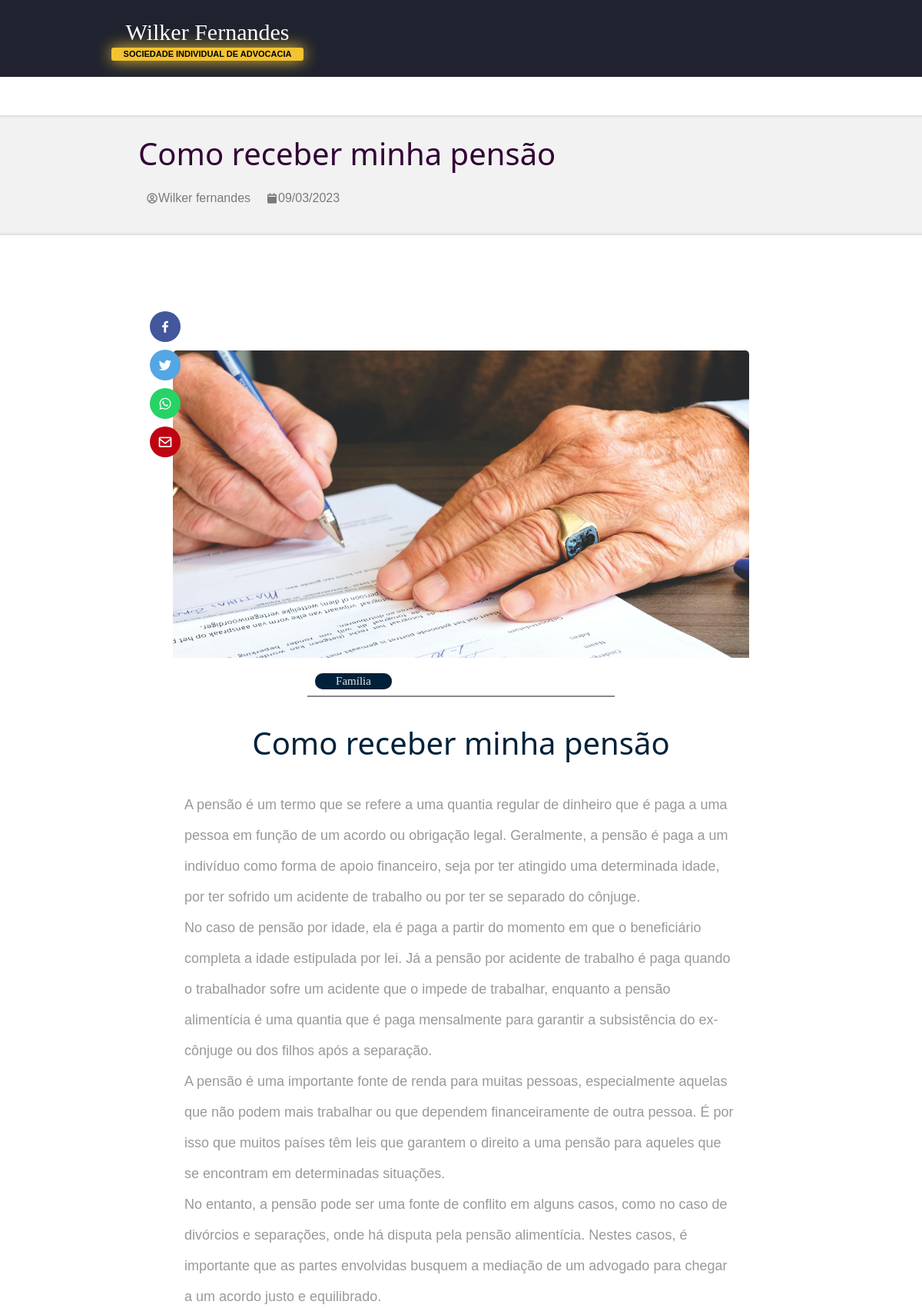
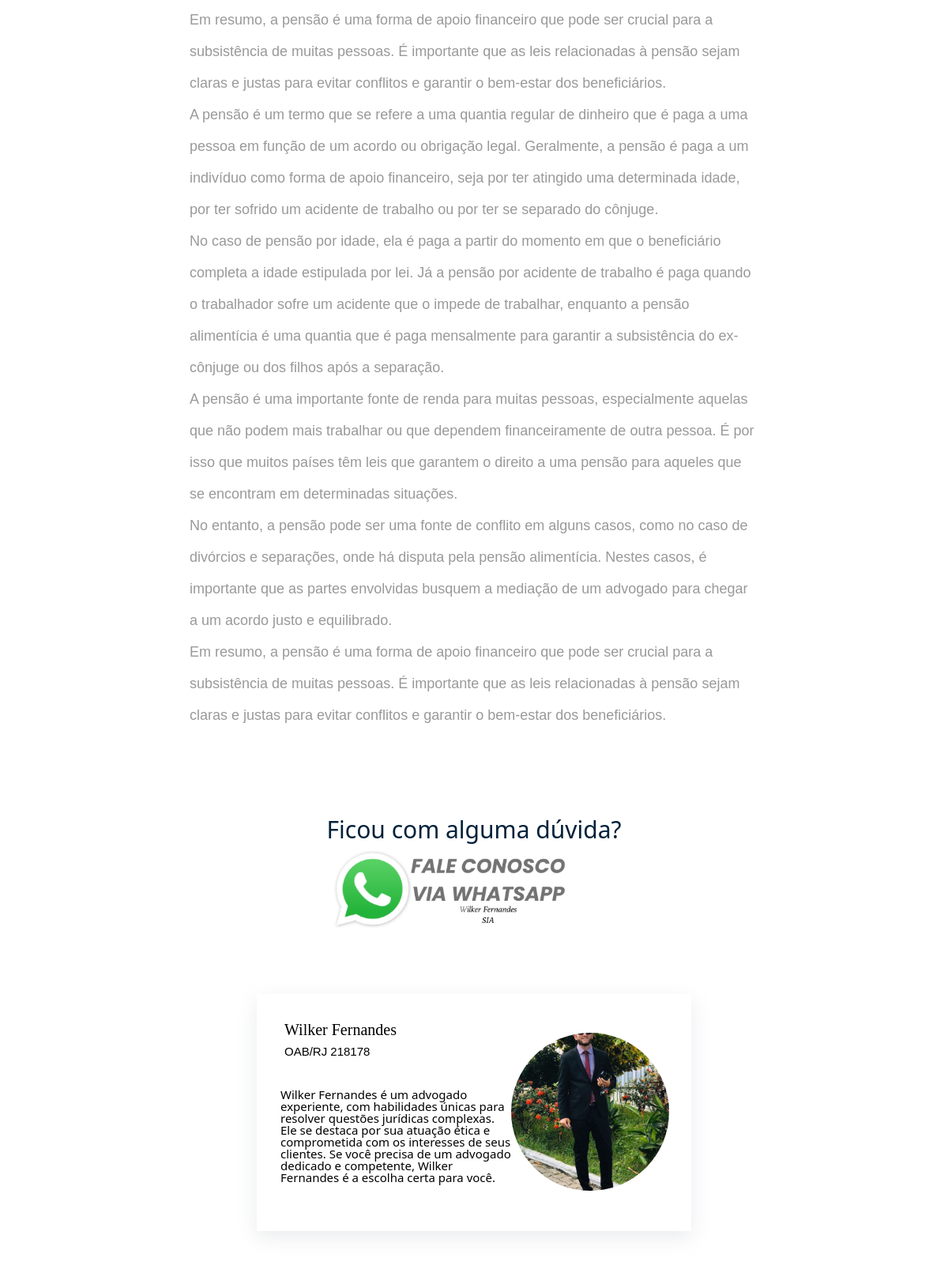
The app's page /artigo/como-receber-minha-pensao (upper part) with its own data (2 pictures, top to bottom).
### articles/models.py (models this page shows, shortened)
class Article(models.Model):
    title = models.CharField(max_length=65)
    text = models.TextField()
    slug = models.SlugField()
    reading_time = models.IntegerField()
    created_at = models.DateTimeField(auto_now_add=True)
    updated_at = models.DateTimeField(auto_now=True)
    is_published = models.BooleanField(default=False)
    cover = models.ImageField(upload_to='articles/covers/%Y/%m/%d/')
    category = models.ForeignKey(Category, on_delete=models.SET_NULL, null=True)
    author = models.ForeignKey(User, on_delete=models.SET_NULL, null=True)

class Category(models.Model):
    name = models.CharField(max_length=65)
    def __str__(self):
        return self.name

### articles/views.py (the view)
# urls.py: path('artigo/<slug:slug>', views.article, name="articles-article"),
def article(request, slug):
    article = Article.objects.filter(slug=slug).order_by('-id').first()
    return render(request, 'articles/pages/article-view.html', context={
        'article': article,
        'is_detail_page': True,
    })

### articles/templates/articles/pages/article-view.html (shortened to what this page needs)
{% load static %}
{% include 'articles/partials/head.html' %}
<body>
    {% include 'articles/partials/header.html' %}
    {% include 'articles/partials/social-share.html' %}
    <section class="blog-section-detail">
        <div class="blog-content-detail">
            {% include 'articles/partials/articles.html' %}
        </div>
        <div class="doubt-section">
            <div class="div-doubt">
                <h2>Ficou com alguma dúvida?</h2>
                <img src="{% static 'img/whatsapp.png' %}" alt="">
            </div>
        </div>
    </section>
    {% include 'articles/partials/profile.html' %}
</body>
</html>

### articles/templates/articles/partials/articles.html (shortened to what this page needs)
<article class="main-article">
    {% if is_detail_page is True %}
        <div class="articles-detail-title">
            <div class="div-title">
                <h1>{{article.title}}</h1>
                <div class="articles-detail-author">
                    <div class="compact">
                        <i class='bx bx-user-circle' ></i><h4>{{article.author.first_name}} {{article.author.last_name}}</h4>
                    </div>
                    <div class="compact">
                        <i class='bx bxs-calendar-alt' ></i><h4>{{article.created_at|date:"d/m/Y"}}</h4>
                    </div>
                </div>
            </div>
        </div>
    {% endif %}
    <div class="articles-image">
        <img src="{{article.cover.url}}" alt="">
    </div>
    <div class="articles-info">
        <div class="articles-category">
            <h2>{{ article.category }}</h2>
        </div>
        <div class="articles-title">
            <h1>{{ article.title }}</h1>
        </div>
        {% if is_detail_page is True %}
            <div class="articles-text">
                <p>{{article.text|safe}}</p>
            </div>
        {% endif %}
    </div>
</article>

### articles/static/articles/css/style.css (style rules this page uses)
* { padding: 0; margin: 0; box-sizing: border-box; }
html { font-size: 62.5%; }
body { font-size: 1.6rem; }
div, span, applet, object, iframe, h1, h2, h3, h4, h5, h6, p, blockquote, pre, a, abbr, acronym, address, big, cite, code, del, dfn, em, img, ins, kbd, q, s, samp, small, strike, b, sub, sup, tt, var, b, u, i, center, dl, dt, dd, ol, ul, li, fieldset, form, label, legend, table, caption, tbody, tfoot, thead, tr, th, td, article, aside, canvas, details, embed, figure, figcaption, footer, header, hgroup, menu, nav, output, ruby, section, summary, time, mark, audio, video { margin: 0; padding: 0; border: 0; font-size: 100%; font: inherit; vertical-align: baseline; }
article, aside, details, figcaption, figure, footer, header, hgroup, menu, nav, section { display: block; }
body { line-height: 1; }
.about-content a, p { margin-bottom: 30px; }
.blog-section-detail { background: white; padding-top: 15rem; height: auto; display: flex; flex-direction: column; justify-content: space-between; }
.blog-content-detail { display: flex; justify-content: center; width: 100%; height: 90%; }
.blog-content-detail .articles-info { display: flex; flex-direction: column; align-items: center; margin-left: 20rem; margin-right: 20rem; }
.blog-content-detail .articles-title { height: 2rem; }
.blog-content-detail .articles-title h1 { font-size: 4rem; }
.blog-content-detail .articles-category { width: 50%; border-bottom: solid #888 0.2rem; padding-bottom: 0.8rem; }
.blog-content-detail .articles-category h2 { font-size: 1.5rem; background: #01213A; color: #E6E6E6; }
.articles-text { padding: 4rem; }
.articles-text p { font-size: 1.8rem; font-family: Arial, Helvetica, sans-serif; color: #999999; line-height: 4rem; }
.main-article { background: white; width: 32rem; height: 50rem; margin: 0 5rem 5rem 5rem; border-radius: 0.5rem; box-shadow: rgba(149, 157, 165, 0.2) 0px 8px 24px; }
.articles-image { width: 100%; height: 50%; box-sizing: border-box; position: relative; overflow: hidden; }
.articles-image img { position: absolute; box-sizing: border-box; width: 100%; height: 100%; border-radius: 0.5rem 0.5rem 0 0; object-fit: cover; transition: 0.3s; }
.articles-category { margin: 2rem; }
.articles-category h2 { background: #E6E6E6; color: #f3c332; margin-left: 1rem; width: 10rem; padding: 0.3rem; text-align: center; border-radius: 1rem; }
.articles-title { height: 25%; margin-top: 0.5rem; margin: 2rem; }
.articles-title h1 { font-family: system-ui, sans-serif; font-size: 2rem; color: #01213A; font-weight: 500; }
.blog-content-detail .main-article { width: 100%; height: 100%; background: white; box-shadow: none; margin: 0; }
.blog-content-detail .main-article .articles-image { display: flex; height: 55rem; justify-content: center; align-items: end; }
.blog-content-detail .main-article img { object-fit: cover; width: 75rem; height: 40rem; }
.articles-detail-title { width: 100%; padding: 3rem 0 3rem 0; background: #F2F2F2; display: flex; justify-content: center; box-shadow: inset 0 -5px 5px -5px rgba(0, 0, 0, 0.2), inset 0 5px 5px -5px rgba(0, 0, 0, 0.2); }
.articles-detail-title h1 { color: #320035; font-weight: 500; font-family: system-ui, -apple-system, sans-serif; font-size: 4rem; }
.articles-detail-title .articles-detail-author { display: flex; justify-content: center; margin-top: 2rem; }
.articles-detail-title .articles-detail-author .compact { margin: 1rem; font-size: 1.6rem; font-family: sans-serif; color: #7A7A7A; }
.articles-detail-title .div-title { display: flex; flex-direction: column; align-items: start; width: 70%; }
.doubt-section { display: flex; justify-content: center; }
.doubt-section .div-doubt { width: auto; height: auto; padding: 3rem; }
.doubt-section .div-doubt h2 { font-size: 3rem; font-family: system-ui, sans-serif; font-weight: 500; color: #01213A; padding: 1rem; }
.doubt-section .div-doubt img { width: 35rem; height: 10rem; object-fit: contain; }
.compact { display: flex; align-items: center; }

### records on screen
Article: title "Como receber minha pensão", author.first_name "Wilker", author.last_name "fernandes", created_at "09/03/2023", cover (picture), category "Família", text "A pensão é um termo que se refere a uma quantia regular de dinheiro que é paga a uma pessoa em função de um acordo ou obrigação legal. Geralmente, a pensão é paga a um indivíduo como forma de apoio financeiro, seja por ter atingido uma determinada idade, por ter sofrido um acidente de trabalho ou por ter se separado do cônjuge. No caso de pensão por idade, ela é paga a partir do momento em que o beneficiário completa a idade estipulada por lei. Já a pensão por acidente de trabalho é paga quando o trabalhador sofre um acidente que o impede de trabalhar, enquanto a pensão alimentícia é uma quantia que é paga mensalmente para garantir a subsistência do ex-cônjuge ou dos filhos após a…"
